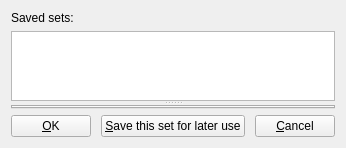
<?xml version="1.0" encoding="UTF-8"?>
<ui version="4.0">
 <class>ActivateCardsDlg</class>
 <widget class="QDialog" name="ActivateCardsDlg">
  <property name="geometry">
   <rect>
    <x>0</x>
    <y>0</y>
    <width>346</width>
    <height>135</height>
   </rect>
  </property>
  <property name="windowTitle">
   <string>Activate cards</string>
  </property>
  <layout class="QVBoxLayout" name="verticalLayout_3">
   <item>
    <widget class="QSplitter" name="splitter">
     <property name="orientation">
      <enum>Qt::Vertical</enum>
     </property>
     <widget class="QWidget" name="layoutWidget">
      <layout class="QVBoxLayout" name="saved_sets_layout">
       <item>
        <widget class="QLabel" name="saved_sets_label">
         <property name="text">
          <string>Saved sets:</string>
         </property>
        </widget>
       </item>
       <item>
        <widget class="QListWidget" name="saved_sets">
         <property name="contextMenuPolicy">
          <enum>Qt::CustomContextMenu</enum>
         </property>
        </widget>
       </item>
      </layout>
     </widget>
     <widget class="QWidget" name="layoutWidget">
      <layout class="QVBoxLayout" name="criterion_layout">
       <item>
        <widget class="QTabWidget" name="tab_widget">
         <property name="currentIndex">
          <number>-1</number>
         </property>
        </widget>
       </item>
       <item>
        <layout class="QHBoxLayout" name="horizontalLayout_3">
         <item>
          <widget class="QPushButton" name="ok_button">
           <property name="text">
            <string>&amp;OK</string>
           </property>
           <property name="autoDefault">
            <bool>false</bool>
           </property>
          </widget>
         </item>
         <item>
          <spacer name="horizontalSpacer_4">
           <property name="orientation">
            <enum>Qt::Horizontal</enum>
           </property>
           <property name="sizeHint" stdset="0">
            <size>
             <width>40</width>
             <height>20</height>
            </size>
           </property>
          </spacer>
         </item>
         <item>
          <widget class="QPushButton" name="save_button">
           <property name="text">
            <string>&amp;Save this set for later use</string>
           </property>
           <property name="autoDefault">
            <bool>false</bool>
           </property>
          </widget>
         </item>
         <item>
          <spacer name="horizontalSpacer_2">
           <property name="orientation">
            <enum>Qt::Horizontal</enum>
           </property>
           <property name="sizeHint" stdset="0">
            <size>
             <width>40</width>
             <height>20</height>
            </size>
           </property>
          </spacer>
         </item>
         <item>
          <widget class="QPushButton" name="cancel_button">
           <property name="text">
            <string>&amp;Cancel</string>
           </property>
           <property name="autoDefault">
            <bool>false</bool>
           </property>
          </widget>
         </item>
        </layout>
       </item>
      </layout>
     </widget>
    </widget>
   </item>
  </layout>
 </widget>
 <resources/>
 <connections>
  <connection>
   <sender>ok_button</sender>
   <signal>clicked()</signal>
   <receiver>ActivateCardsDlg</receiver>
   <slot>accept()</slot>
   <hints>
    <hint type="sourcelabel">
     <x>29</x>
     <y>485</y>
    </hint>
    <hint type="destinationlabel">
     <x>303</x>
     <y>251</y>
    </hint>
   </hints>
  </connection>
  <connection>
   <sender>save_button</sender>
   <signal>clicked()</signal>
   <receiver>ActivateCardsDlg</receiver>
   <slot>save_set()</slot>
   <hints>
    <hint type="sourcelabel">
     <x>290</x>
     <y>485</y>
    </hint>
    <hint type="destinationlabel">
     <x>303</x>
     <y>251</y>
    </hint>
   </hints>
  </connection>
  <connection>
   <sender>cancel_button</sender>
   <signal>clicked()</signal>
   <receiver>ActivateCardsDlg</receiver>
   <slot>reject()</slot>
   <hints>
    <hint type="sourcelabel">
     <x>564</x>
     <y>485</y>
    </hint>
    <hint type="destinationlabel">
     <x>303</x>
     <y>251</y>
    </hint>
   </hints>
  </connection>
  <connection>
   <sender>saved_sets</sender>
   <signal>itemActivated(QListWidgetItem*)</signal>
   <receiver>ActivateCardsDlg</receiver>
   <slot>load_set()</slot>
   <hints>
    <hint type="sourcelabel">
     <x>303</x>
     <y>125</y>
    </hint>
    <hint type="destinationlabel">
     <x>303</x>
     <y>251</y>
    </hint>
   </hints>
  </connection>
  <connection>
   <sender>saved_sets</sender>
   <signal>customContextMenuRequested(QPoint)</signal>
   <receiver>ActivateCardsDlg</receiver>
   <slot>saved_sets_custom_menu()</slot>
   <hints>
    <hint type="sourcelabel">
     <x>172</x>
     <y>79</y>
    </hint>
    <hint type="destinationlabel">
     <x>172</x>
     <y>89</y>
    </hint>
   </hints>
  </connection>
  <connection>
   <sender>tab_widget</sender>
   <signal>currentChanged(int)</signal>
   <receiver>ActivateCardsDlg</receiver>
   <slot>change_widget()</slot>
   <hints>
    <hint type="sourcelabel">
     <x>172</x>
     <y>142</y>
    </hint>
    <hint type="destinationlabel">
     <x>172</x>
     <y>89</y>
    </hint>
   </hints>
  </connection>
 </connections>
</ui>
